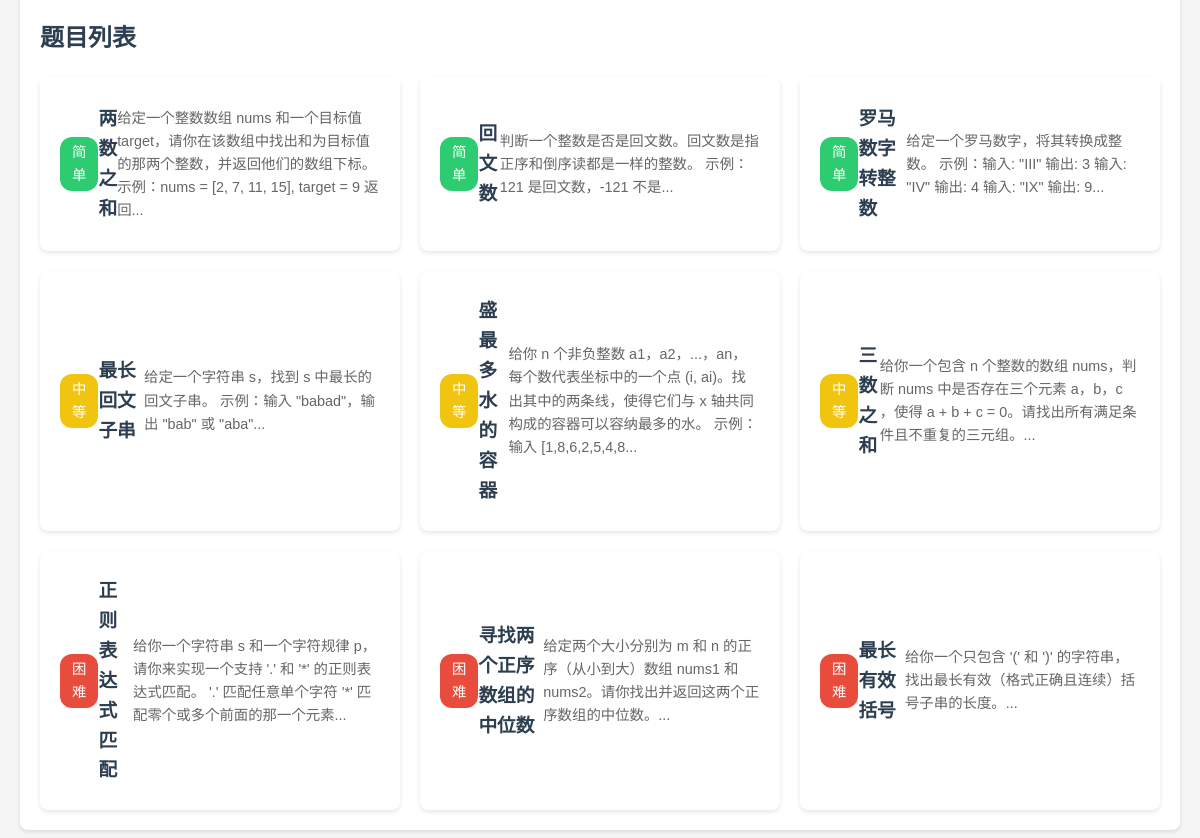
The page /dashboard (signed in, lower part) on the database as committed earlier.
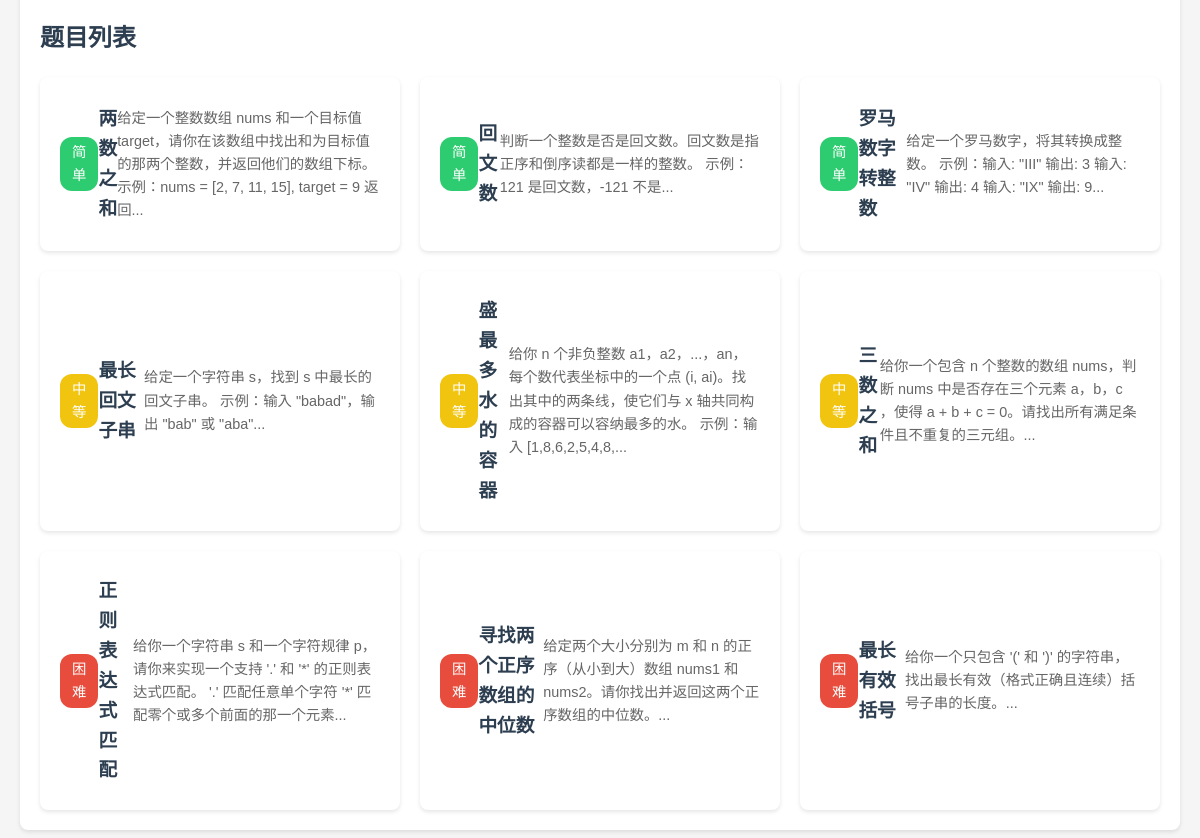
The same page on the database as committed later.
### 1.py (models this page shows)
class Problem(db.Model):
    id = db.Column(db.Integer, primary_key=True)
    title = db.Column(db.String(100), nullable=False)
    content = db.Column(db.Text, nullable=False)
    answer = db.Column(db.Text, nullable=False)
    difficulty = db.Column(db.Integer) # 1-简单, 2-中等, 3-困难
    category = db.Column(db.String(50), nullable=True)  # 新增字段
    tags = db.Column(db.String(100), nullable=True)     # 新增字段
    standard_code = db.Column(db.Text, nullable=True) # 标准答案代码
    test_cases = db.Column(db.Text, nullable=True) # 测试用例，JSON格式存储

### 1.py (the view)
@app.route('/dashboard')
@login_required
def dashboard():
    user = User.query.get(session['user_id'])
    if user is None:
        session.clear()
        return redirect(url_for('login'))
    problems = Problem.query.all()
    submissions = Submission.query.filter_by(user_id=user.id).all()
    solved_problems = set(user.solved_problems.split(',')) if user.solved_problems else set()
    stats = {
        'submission_count': len(submissions),
        'solved_count': len(solved_problems),
        'pass_rate': round(len(solved_problems) / len(submissions) * 100 if submissions else 0),
        'user_level': calculate_user_level(len(solved_problems))
    }
    return render_template('dashboard.html',
                         current_user=user,
                         problems=problems,
                         user_level=stats['user_level'],
                         solved_count=stats['solved_count'],
                         submission_count=stats['submission_count'],
                         pass_rate=stats['pass_rate'])

### 1.py (called while the page is built)
def login_required(f):
    @wraps(f)
    def decorated_function(*args, **kwargs):
        if 'user_id' not in session:
            return redirect(url_for('login'))
        user = User.query.get(session['user_id'])
        if user is None:
            session.clear()
            return redirect(url_for('login'))
        return f(*args, **kwargs)
    return decorated_function

def calculate_user_level(solved_count):
    if solved_count < 5:
        return 1
    elif solved_count < 20:
        return 2
    elif solved_count < 50:
        return 3
    elif solved_count < 100:
        return 4
    else:
        return 5

### templates/dashboard.html (shortened to what this page needs)
{% extends "base.html" %}
{% block content %}
    <div class="problem-section">
        <h2>题目列表</h2>
        <div class="problem-grid">
            {% for problem in problems %}
            <a href="{{ url_for('problem_detail', problem_id=problem.id) }}" class="problem-card">
                <span class="difficulty difficulty-{{ problem.difficulty }}">
                    {{ '简单' if problem.difficulty == 1 else '中等' if problem.difficulty == 2 else '困难' }}
                </span>
                <h3>{{ problem.title }}</h3>
                <p>{{ problem.content[:100] }}...</p>
            </a>
            {% endfor %}
        </div>
    </div>
</div>
{% endblock %}

Rows that differ between the two databases and show on the page:
changed Problem "盛最多水的容器": content "给你 n 个非负整数 a1，a2，...，an，每个数代表坐标中的一个点 (i, ai)。找出其中的两条线，使得它们与 x 轴共同构成的容器可以容纳最多的水。 示例：输入 [1,8,6,2,5,4,8" → "给你 n 个非负整数 a1，a2，...，an，每个数代表坐标中的一个点 (i, ai)。找出其中的两条线，使它们与 x 轴共同构成的容器可以容纳最多的水。 示例：输入 [1,8,6,2,5,4,8,"
